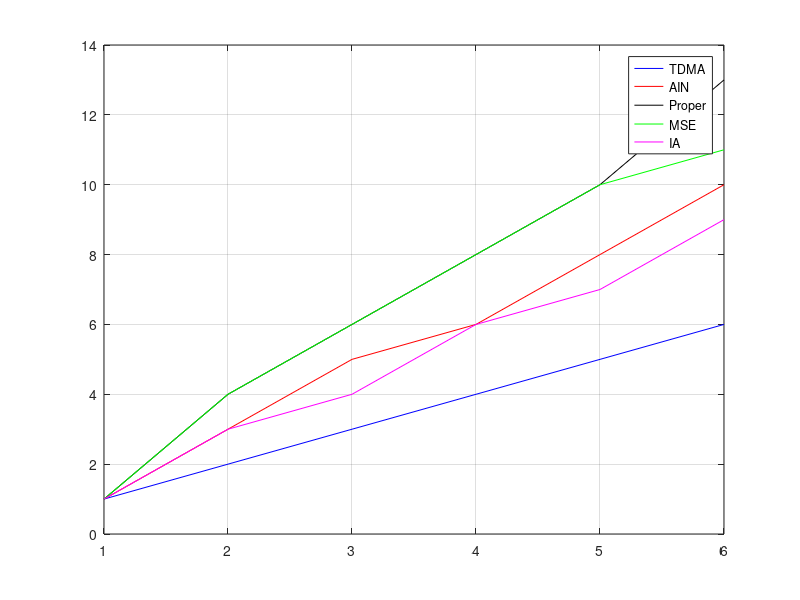

The MATLAB source for this figure:
%IHN
% figure(1)
% x=1:8;
% tdma=1:8;
% ain=[1 3 4 6 7 9 10 12];
% proper=[1 3 5 6 8 10 12 13];
% mse=[1 3 5 6 8 9 11 12];
% ia=tdma;
% 
% plot(x,tdma,'b')
% hold on
% plot(x,ain,'r')
% plot(x,proper,'k')
% plot(x,mse,'g')
% plot(x,ia,'m')
% hold off
% grid on
% legend('TDMA','AIN','Proper','MSE','IA')



% figure(1)
% x=1:6;
% tdma=1:6;
% ain=[1 2 4 5 6 8];
% proper=[1 3 5 7 9 11  ];
% ia=[1 3 4 6 7 9];
% mse=[1 3 5 7 8 10];
% 
% plot(x,tdma,'b')
% hold on
% plot(x,ain,'r')
% plot(x,proper,'k')
% plot(x,mse,'g')
% plot(x,ia,'m')
% hold off
% grid on
% legend('TDMA','AIN','Proper','MSE','IA')


figure(1)
x=1:6;
tdma=1:6;
ain=[1 3 5 6 8 10];
proper=[1 4 6 8 10 13  ];
ia=[1 3 4 6 7 9];
mse=[1 4 6 8 10 11];

plot(x,tdma,'b')
hold on
plot(x,ain,'r')
plot(x,proper,'k')
plot(x,mse,'g')
plot(x,ia,'m')
hold off
grid on
legend('TDMA','AIN','Proper','MSE','IA')